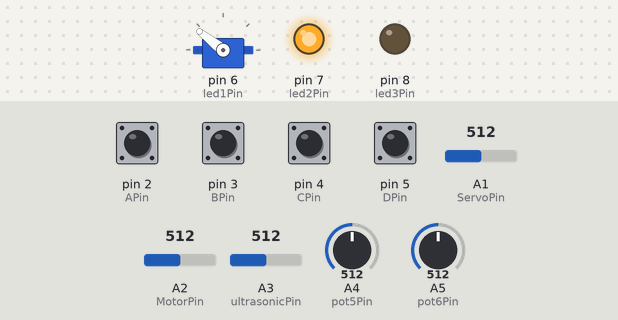
Recording of a sketch running on a simulated Arduino Uno, built with avr-gcc and run on an emulated ATmega328P. On the bench: servo, output pins drawn as LEDs (lit = HIGH). Wiring (inferred from the names in the program): servo: signal pin 6. The test bench sets the inputs (shaded band); at power-on: pin 2 (APin), pin 3 (BPin), pin 4 (CPin), pin 5 (DPin) HIGH, A1 (ServoPin) = 512, A2 (MotorPin) = 512, A3 (ultrasonicPin) = 512, A4 (pot5Pin) = 512, A5 (pot6Pin) = 512. No radio packets arrive unless stated; servo pulses on a pin are drawn as a servo (544–2400 µs = 0–180°); pins used as bus, display or sensor lines are not drawn.

Above: at 1.2 s.
1.3 s: pin 4 (CPin) pulled LOW for 0.15 s
At 2.4 s:
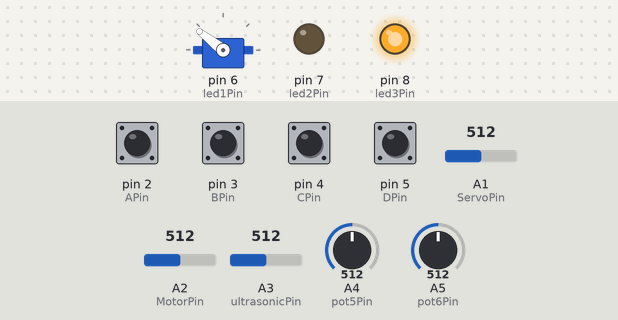
2.9 s: pin 3 (BPin) pulled LOW for 0.15 s
At 3.6 s:
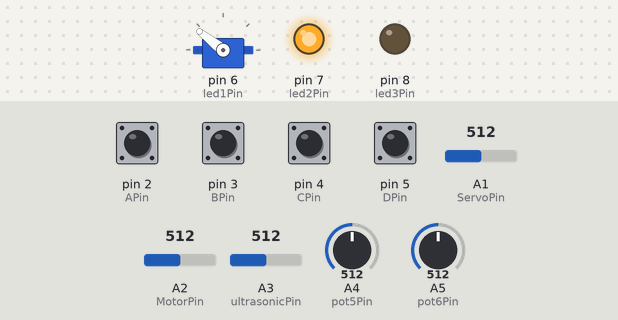
4.5 s: pin 4 (CPin) pulled LOW for 1 s
At 4.8 s:
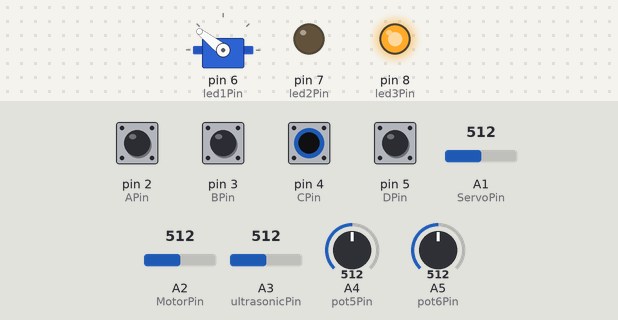
Timing chart, 0 to 7.5 s (numbered marks = the images above; inputs shaded):
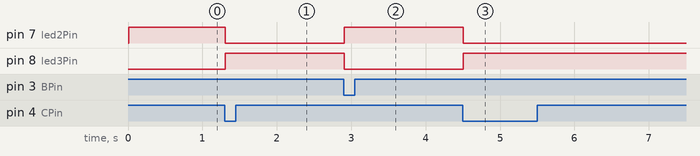

The sketch:

AdeeptRemoteControl.ino
```cpp
/***********************************************************
File name:  AdeeptRemoteControl.ino
Description:
1.Move the sticker rightside left and right to control the direction of the car, and forward and backward to control the left and right turning of the ultrasonic module.
2.Move the sticker leftside forward and backward to control the speed of the car going forward and backward.
3.Spin the R1 potentiometer to control the startup speed of the DC motor.
4.Spin the R6 potentiometer to fine tune the direction of the car.
5.Press Button A to switch the LED colors and status on the car, between white, red, green, blue and off. Press and hold it and the switching；
6.Press Button B and the car will switch to the remote control mode. At the same time, the LED2 will light up and LED3 go out accordingly, indicating the car now is controlled by the remote control.
7.Press Button C and the car will switch to the auto-control mode. At the same time, the LED3 will light up and LED2 go out, indicating the car now moves automatically.
8.Press Button D and the buzzer will beep. As long as you keep pressing, it will keep the beeping. The function is still active under the auto-control mode.
The car enters the remote control mode automatically after power on.
You can switch the status of the car by the remote control.
Website: www.adeept.com
E-mail: support@adeept.com
Author: Tom
Date: 2016/12/26
***********************************************************/
#include <SPI.h>
#include "RF24.h"
RF24 radio(9, 10);            // define the object to control NRF24L01
byte addresses[5] = "00007";  // define communication address which should correspond to remote control
int data[9];                  // define array used to save the communication data
int mode = 0;
const int pot6Pin = 5;        // define R6
const int pot5Pin = 4;        // define R1
const int led1Pin = 6;        // define pin for LED1 which is close to NRF24L01 and used to indicate the state of NRF24L01
const int led2Pin = 7;        // define pin for LED2 which is the mode is displayed in the car remote control mode
const int led3Pin = 8;        // define pin for LED3 which is the mode is displayed in the car auto mode
const int APin = 2;           // define pin for D2
const int BPin = 3;           // define pin for D3
const int CPin = 4;           // define pin for D4
const int DPin = 5;           // define pin for D5
const int MotorPin = 2;       // define pin for direction X of joystick U2
const int ServoPin = 1;       // define pin for direction Y of joystick U1
const int ultrasonicPin = 3;  // define pin for direction x of joystick U2

void setup() {

  radio.begin();                      // initialize RF24
  radio.setRetries(0, 15);            // set retries times
  radio.setPALevel(RF24_PA_LOW);      // set power
  radio.openWritingPipe(addresses);   // open delivery channel
  radio.stopListening();              // stop monitoring
  pinMode(led1Pin, OUTPUT);   // set led1Pin to output mode
  pinMode(led2Pin, OUTPUT);   // set led2Pin to output mode
  pinMode(led3Pin, OUTPUT);   // set led3Pin to output mode
  pinMode(APin, INPUT_PULLUP);   // set APin to output mode
  pinMode(BPin, INPUT_PULLUP);   // set BPin to output mode
  pinMode(CPin, INPUT_PULLUP);   // set CPin to output mode
  pinMode(DPin, INPUT_PULLUP);   // set DPin to output mode
  data[3] = 0;
  data[4] = 1;
}

void loop() {
  // put the values of rocker, switch and potentiometer into the array
  data[0] = analogRead(MotorPin);
  data[1] = analogRead(ServoPin);
  if(digitalRead(APin)==LOW){
    delay(100);
    data[2] = digitalRead(APin);
    }else{
      data[2] = HIGH;
      }
  if( digitalRead(BPin)==LOW){
    mode = 0;
    data[3] = 0;
    data[4] = 1;
  }
  if(digitalRead(CPin)==LOW){
    mode = 1;
    data[3] = 1;
    data[4] = 0;
  }
  data[5] = digitalRead(DPin);
  data[6] = analogRead(pot5Pin);
  data[7] = analogRead(pot6Pin);
  data[8] = analogRead(ultrasonicPin);
  // send array data. If the sending succeeds, open signal LED
  if (radio.write( data, sizeof(data) ))
  digitalWrite(led1Pin,HIGH);

  // delay for a period of time, then turn off the signal LED for next sending
  delay(2);
  digitalWrite(led1Pin,LOW);

  if(mode==0){
    digitalWrite(led2Pin,HIGH);
    digitalWrite(led3Pin,LOW);
  }
  if(mode==1){
      digitalWrite(led2Pin,LOW);
      digitalWrite(led3Pin,HIGH);
  }
}
```

Measured:
- after the input at 1.3 s, pin 7 (led2Pin): HIGH → LOW at once; pin 8 (led3Pin): LOW → HIGH at once
- after the input at 2.9 s, pin 7 (led2Pin): LOW → HIGH at once; pin 8 (led3Pin): HIGH → LOW at once
- after the input at 4.5 s, pin 7 (led2Pin): HIGH → LOW at once; pin 8 (led3Pin): LOW → HIGH at once
